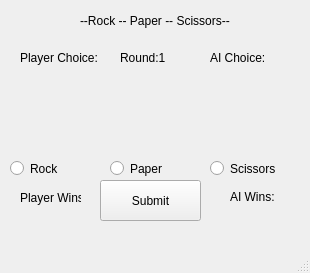
<?xml version="1.0" encoding="UTF-8"?>
<ui version="4.0">
 <class>RockPaperScissors</class>
 <widget class="QMainWindow" name="RockPaperScissors">
  <property name="geometry">
   <rect>
    <x>0</x>
    <y>0</y>
    <width>310</width>
    <height>273</height>
   </rect>
  </property>
  <property name="minimumSize">
   <size>
    <width>310</width>
    <height>273</height>
   </size>
  </property>
  <property name="maximumSize">
   <size>
    <width>310</width>
    <height>273</height>
   </size>
  </property>
  <property name="windowTitle">
   <string>Rock Paper Scissors</string>
  </property>
  <widget class="QWidget" name="centralwidget">
   <widget class="QPushButton" name="Submit">
    <property name="geometry">
     <rect>
      <x>100</x>
      <y>180</y>
      <width>101</width>
      <height>41</height>
     </rect>
    </property>
    <property name="sizePolicy">
     <sizepolicy hsizetype="Fixed" vsizetype="Fixed">
      <horstretch>0</horstretch>
      <verstretch>0</verstretch>
     </sizepolicy>
    </property>
    <property name="text">
     <string>Submit</string>
    </property>
   </widget>
   <widget class="QLabel" name="label">
    <property name="geometry">
     <rect>
      <x>80</x>
      <y>10</y>
      <width>151</width>
      <height>21</height>
     </rect>
    </property>
    <property name="text">
     <string>--Rock -- Paper -- Scissors--</string>
    </property>
   </widget>
   <widget class="QRadioButton" name="radioButton_Rock">
    <property name="geometry">
     <rect>
      <x>10</x>
      <y>160</y>
      <width>82</width>
      <height>17</height>
     </rect>
    </property>
    <property name="text">
     <string>Rock</string>
    </property>
   </widget>
   <widget class="QRadioButton" name="radioButton_Paper">
    <property name="geometry">
     <rect>
      <x>110</x>
      <y>160</y>
      <width>82</width>
      <height>17</height>
     </rect>
    </property>
    <property name="text">
     <string>Paper</string>
    </property>
   </widget>
   <widget class="QRadioButton" name="radioButton_Scissors">
    <property name="geometry">
     <rect>
      <x>210</x>
      <y>160</y>
      <width>82</width>
      <height>17</height>
     </rect>
    </property>
    <property name="text">
     <string>Scissors</string>
    </property>
   </widget>
   <widget class="QLabel" name="Player_rock_image">
    <property name="enabled">
     <bool>true</bool>
    </property>
    <property name="geometry">
     <rect>
      <x>20</x>
      <y>80</y>
      <width>111</width>
      <height>71</height>
     </rect>
    </property>
    <property name="text">
     <string/>
    </property>
    <property name="pixmap">
     <pixmap>rock.jpg</pixmap>
    </property>
    <property name="scaledContents">
     <bool>true</bool>
    </property>
   </widget>
   <widget class="QLabel" name="label_4">
    <property name="geometry">
     <rect>
      <x>20</x>
      <y>50</y>
      <width>81</width>
      <height>16</height>
     </rect>
    </property>
    <property name="text">
     <string>Player Choice:</string>
    </property>
   </widget>
   <widget class="QLabel" name="label_5">
    <property name="geometry">
     <rect>
      <x>210</x>
      <y>50</y>
      <width>61</width>
      <height>16</height>
     </rect>
    </property>
    <property name="text">
     <string>AI Choice:</string>
    </property>
   </widget>
   <widget class="QLabel" name="AI_rock_image">
    <property name="enabled">
     <bool>true</bool>
    </property>
    <property name="geometry">
     <rect>
      <x>180</x>
      <y>80</y>
      <width>111</width>
      <height>71</height>
     </rect>
    </property>
    <property name="text">
     <string/>
    </property>
    <property name="pixmap">
     <pixmap>rock.jpg</pixmap>
    </property>
    <property name="scaledContents">
     <bool>true</bool>
    </property>
   </widget>
   <widget class="QLabel" name="Player_paper_image">
    <property name="enabled">
     <bool>true</bool>
    </property>
    <property name="geometry">
     <rect>
      <x>10</x>
      <y>80</y>
      <width>121</width>
      <height>71</height>
     </rect>
    </property>
    <property name="text">
     <string/>
    </property>
    <property name="pixmap">
     <pixmap>paper.jpg</pixmap>
    </property>
    <property name="scaledContents">
     <bool>true</bool>
    </property>
   </widget>
   <widget class="QLabel" name="AI_paper_image_">
    <property name="enabled">
     <bool>true</bool>
    </property>
    <property name="geometry">
     <rect>
      <x>170</x>
      <y>80</y>
      <width>121</width>
      <height>71</height>
     </rect>
    </property>
    <property name="text">
     <string/>
    </property>
    <property name="pixmap">
     <pixmap>paper.jpg</pixmap>
    </property>
    <property name="scaledContents">
     <bool>true</bool>
    </property>
   </widget>
   <widget class="QLabel" name="player_scissors_image">
    <property name="enabled">
     <bool>true</bool>
    </property>
    <property name="geometry">
     <rect>
      <x>10</x>
      <y>80</y>
      <width>121</width>
      <height>71</height>
     </rect>
    </property>
    <property name="text">
     <string/>
    </property>
    <property name="pixmap">
     <pixmap>Scissors.jpg</pixmap>
    </property>
    <property name="scaledContents">
     <bool>true</bool>
    </property>
   </widget>
   <widget class="QLabel" name="AI_scissors_image">
    <property name="enabled">
     <bool>true</bool>
    </property>
    <property name="geometry">
     <rect>
      <x>170</x>
      <y>80</y>
      <width>121</width>
      <height>71</height>
     </rect>
    </property>
    <property name="text">
     <string/>
    </property>
    <property name="pixmap">
     <pixmap>Scissors.jpg</pixmap>
    </property>
    <property name="scaledContents">
     <bool>true</bool>
    </property>
   </widget>
   <widget class="QLabel" name="win_state_label">
    <property name="geometry">
     <rect>
      <x>110</x>
      <y>230</y>
      <width>91</width>
      <height>16</height>
     </rect>
    </property>
    <property name="text">
     <string/>
    </property>
   </widget>
   <widget class="QLabel" name="player_score_label">
    <property name="geometry">
     <rect>
      <x>20</x>
      <y>210</y>
      <width>47</width>
      <height>13</height>
     </rect>
    </property>
    <property name="text">
     <string/>
    </property>
   </widget>
   <widget class="QLabel" name="ai_score_label">
    <property name="geometry">
     <rect>
      <x>230</x>
      <y>210</y>
      <width>47</width>
      <height>13</height>
     </rect>
    </property>
    <property name="text">
     <string/>
    </property>
   </widget>
   <widget class="QLabel" name="label_2">
    <property name="geometry">
     <rect>
      <x>20</x>
      <y>190</y>
      <width>61</width>
      <height>16</height>
     </rect>
    </property>
    <property name="text">
     <string>Player Wins:</string>
    </property>
   </widget>
   <widget class="QLabel" name="label_3">
    <property name="geometry">
     <rect>
      <x>230</x>
      <y>190</y>
      <width>47</width>
      <height>13</height>
     </rect>
    </property>
    <property name="text">
     <string>AI Wins:</string>
    </property>
   </widget>
   <widget class="QLabel" name="round_label">
    <property name="geometry">
     <rect>
      <x>120</x>
      <y>50</y>
      <width>61</width>
      <height>16</height>
     </rect>
    </property>
    <property name="text">
     <string>Round:1</string>
    </property>
   </widget>
  </widget>
  <widget class="QStatusBar" name="statusbar"/>
 </widget>
 <resources/>
 <connections/>
</ui>
